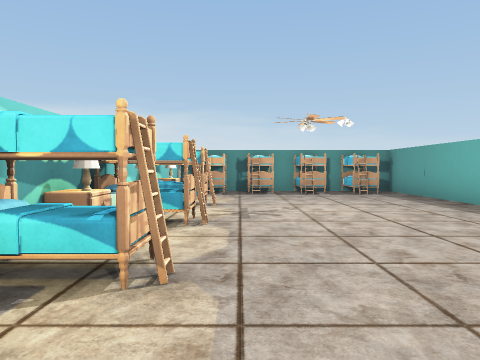
View 1 (above)

24 first-person views from a walk through a Unity game level. The camera is 1.4 m above the floor, tilts 2° down and sees 70° across. The floor is counted in squares, 2 m on a side. Each view is taken from the middle of a square. On the plan, view 1 faces up. The plan holds only what a view shows up to about 11 squares ahead; the rest is blank. The player character is not drawn. Some animated figures are not drawn. Some surface patterns are stand-ins.

View 2
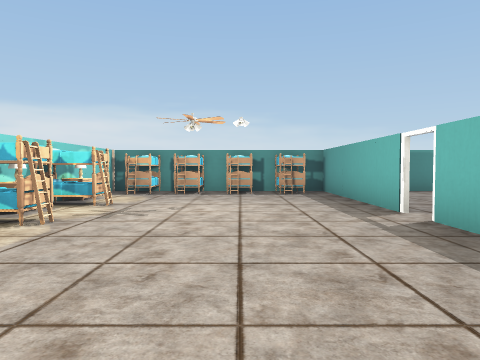

View 3
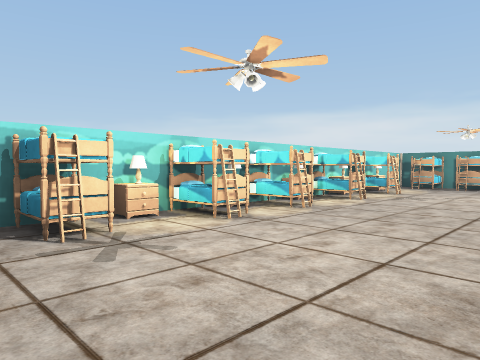

View 4
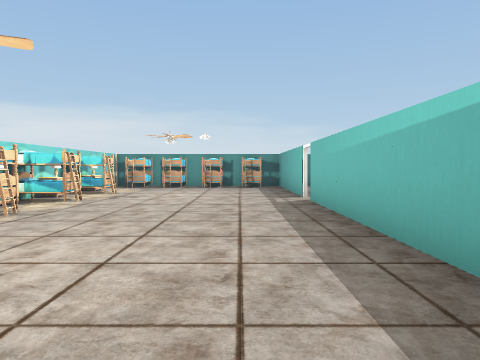

View 5
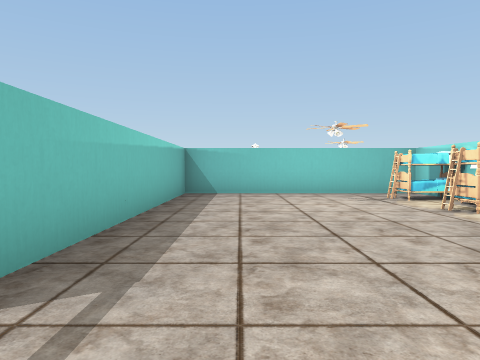

View 6
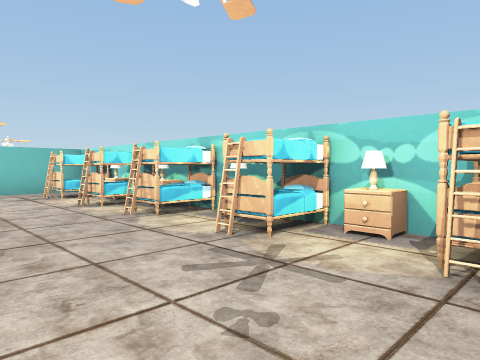

View 7
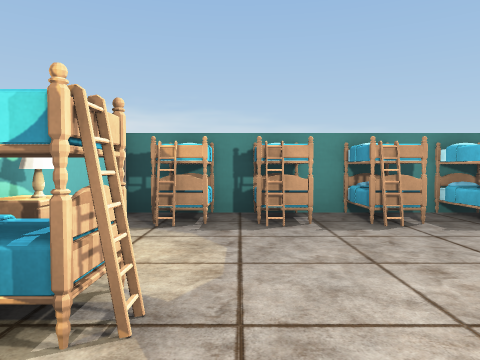

View 8
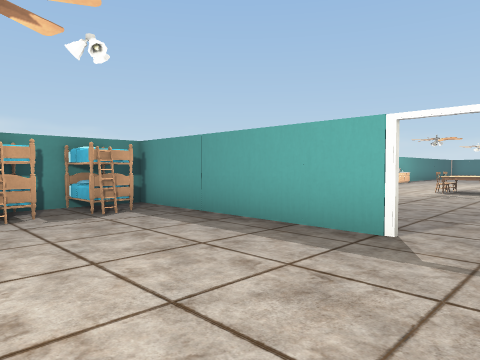

View 9
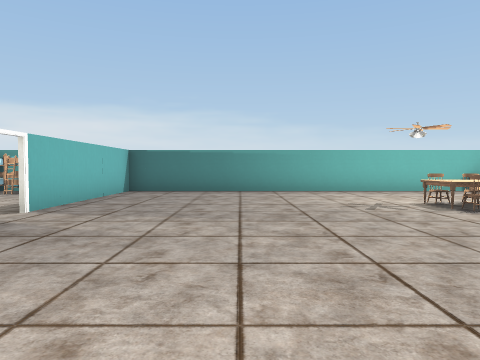

View 10
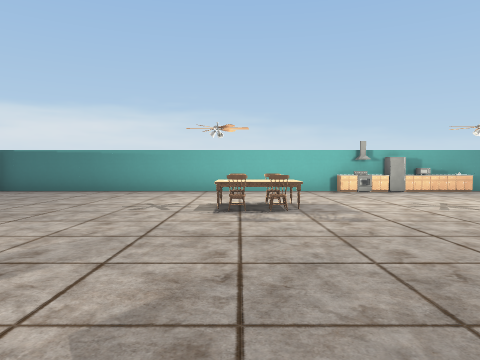

View 11
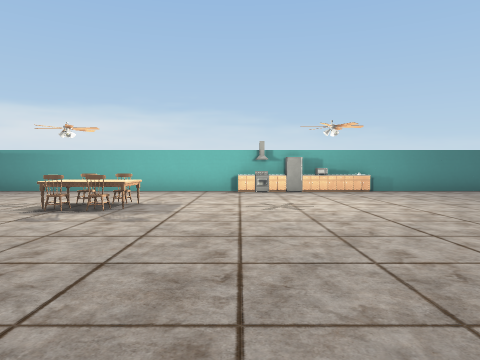

View 12
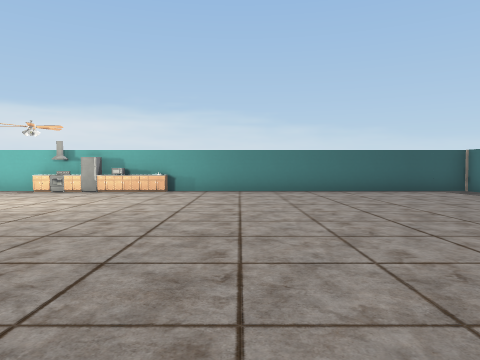

View 13
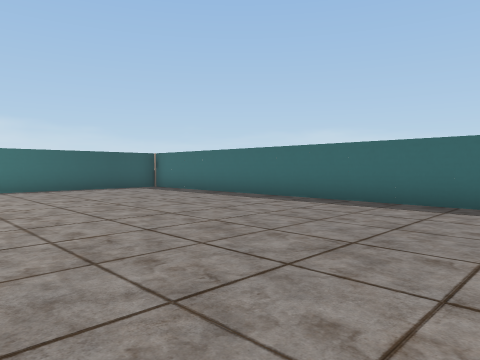

View 14
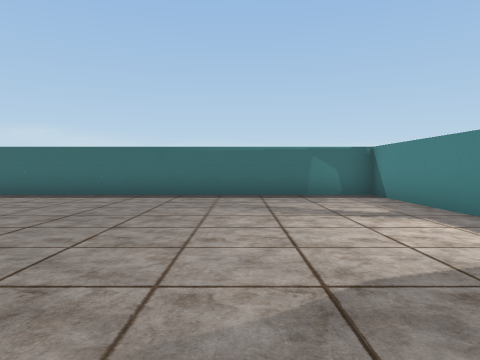

View 15
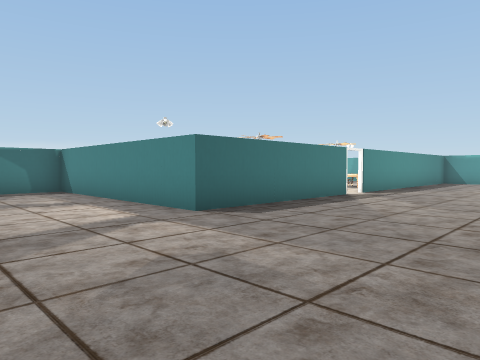

View 16
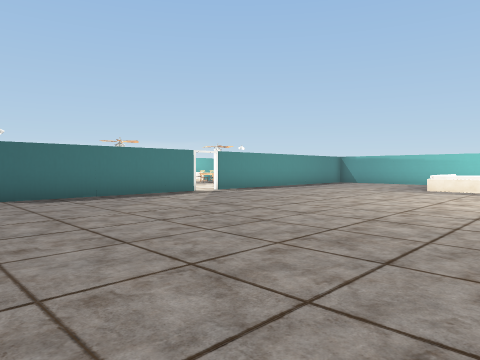

View 17
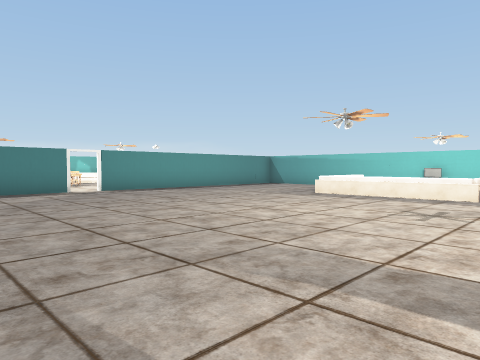

View 18
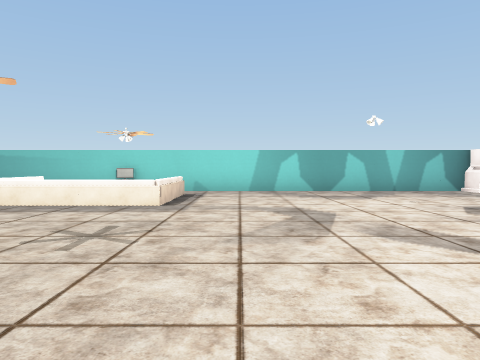

View 19
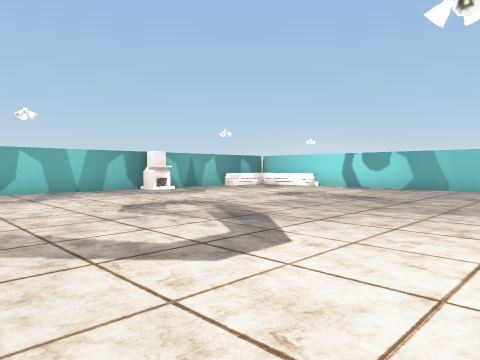

View 20
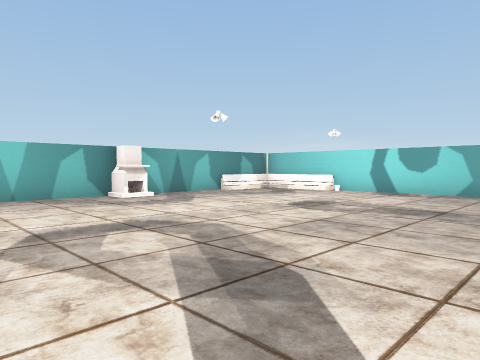

View 21
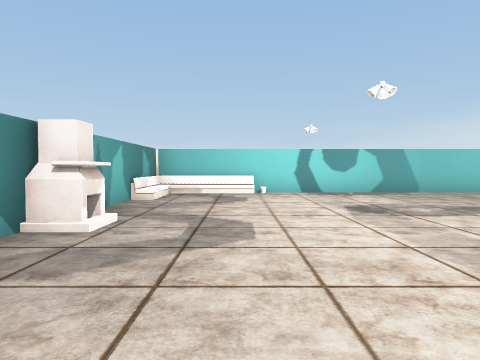

View 22
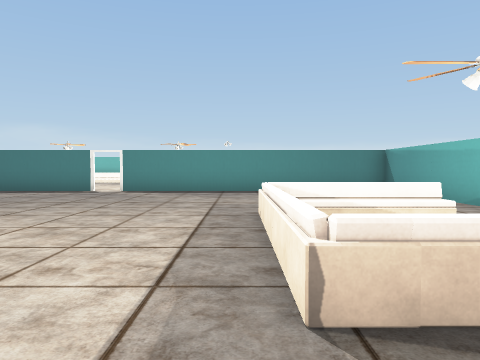

View 23
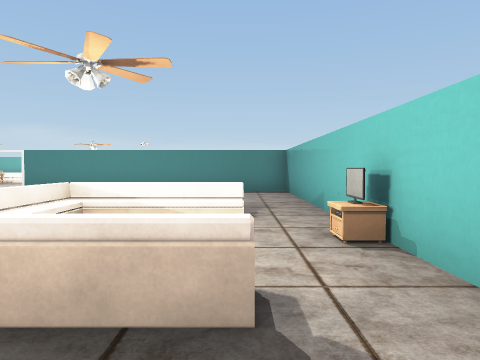

View 24
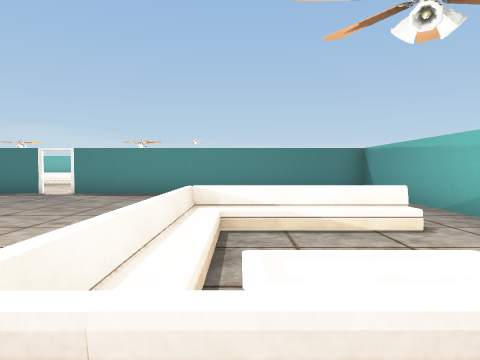

### Floor plan
Points are (right, up) in squares from view 1. A wall is a line through its corners. A room is listed if a view was taken in it or the views show most of it. See-through windows are left out.
Room 1 (views 1, 2, 3, 4, 5, 6, 7, 8)
walls: (4.5, 5.2) (4.5, 10.5); (0.5, -3.5) (4.5, -3.5) (4.5, 4.6); (5.1, 10.4) (-1.9, 10.4) (-1.9, -2.5)
ways out: opening at (-0.5, -2.5) to room 2; opening at (5, 5) to room 2
objects: dresser (-2, 5); bed (-1, -2); dresser (-1, -1); bed (-1, 0); other object (-1, 1); bed (-1, 2); dresser (-1, 3); bed (-1, 4); lamp (-1, 5); bed (-1, 7); dresser (-1, 8); bed (-1, 9) to (-1, 10); bed (1, 9) to (1, 10); bed (2, 9) to (2, 10); bed (3, 9) to (3, 10)
Room 2 (views 9, 10, 11, 12, 13, 14, 15, 16, 17, 18, 19, 20, 21, 22, 23, 24)
walls: (21.4, -10.6) (21.4, -5.4) (24.5, -5.4); (26.4, -5.4) (27.9, -5.4) (27.9, 7.7); (-1.9, -2.5) (-1.9, -3.5); (-1.9, -10) (-1.9, -19.4) (21.4, -19.4) (21.4, -11.2); (4.6, 10.4) (4.6, 5.2); (27.9, 9.7) (27.9, 10.4) (5.1, 10.4)
ways out: opening at (-0.5, -2.5) to room 1; opening at (5, 5) to room 1
objects: sofa (-2, -17); sofa (0, -19); fireplace (4, -19); chair (12, 6); chair (12, 7); sofa (13, -18); sofa (13, -15); chair (13, 6); chair (13, 7); TV (14, -19); sofa (14, -15); sofa (15, -15); cabinet (15, 10); sofa (16, -18); sofa (16, -17); sofa (16, -16); sofa (16, -15); cabinet (16, 9); oven (16, 10); cabinet (17, 9); other object (17, 10); cabinet (18, 10)

Where each view was taken, in squares from view 1:
view 1: 0 up, 0 right, facing up
view 2: 0 up, 2 right, facing up
view 3: 3 down, 3 right, facing up-left
view 4: 3 down, 3 right, facing up
view 5: 6 up, 3 right, facing down
view 6: 7 up, 2 right, facing down-left
view 7: 5 up, 0 right, facing up
view 8: 4 up, 1 right, facing up-right
view 9: 0 up, 8 right, facing up
view 10: 0 up, 12 right, facing up
view 11: 0 up, 15 right, facing up
view 12: 0 up, 21 right, facing up
view 13: 1 down, 21 right, facing up-right
view 14: 2 down, 19 right, facing right
view 15: 2 down, 17 right, facing down-right
view 16: 4 down, 13 right, facing down-right
view 17: 7 down, 11 right, facing down-right
view 18: 9 down, 11 right, facing down
view 19: 9 down, 10 right, facing down-left
view 20: 11 down, 8 right, facing down-left
view 21: 17 down, 8 right, facing left
view 22: 15 down, 11 right, facing right
view 23: 18 down, 11 right, facing right
view 24: 16 down, 12 right, facing right
